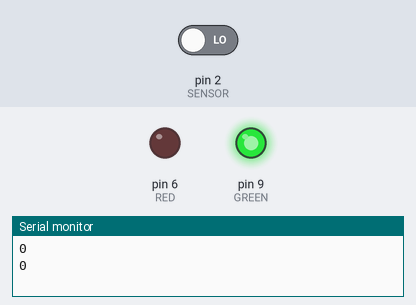
This sketch was run on a simulated Arduino Uno, built with avr-gcc and run on an emulated ATmega328P. Parts: output pins drawn as LEDs (lit = HIGH), the last lines printed to the serial monitor. The test bench sets the inputs (shaded band); at power-on: pin 2 (SENSOR) LOW.

Above: at 1.8 s.
1.9 s: pin 2 (SENSOR) driven HIGH
At 2.7 s:
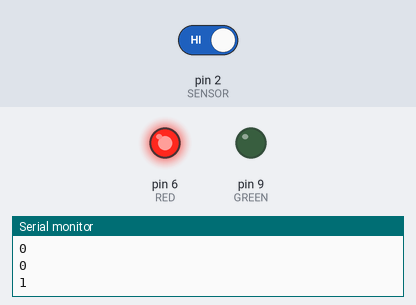
3.5 s: pin 2 (SENSOR) driven LOW
At 4.3 s:
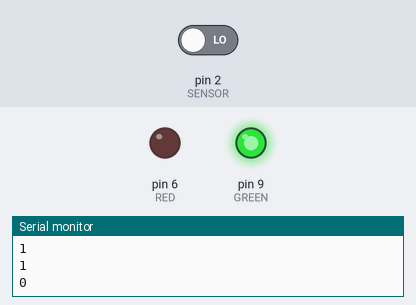
Timing chart, 0 to 6.5 s (numbered marks = the images above; inputs shaded):
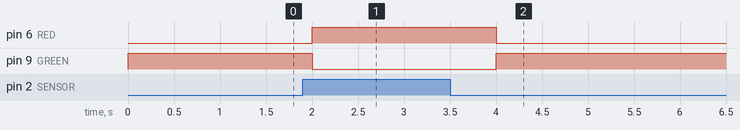

The sketch:

LightblockLED2Colores.ino
```cpp
int RED = 6;
int GREEN = 9;
int SENSOR = 2;
void setup() {
  pinMode(RED,OUTPUT);
  pinMode(GREEN,OUTPUT);
  pinMode(SENSOR,INPUT);
  Serial.begin(9600);
}
void loop() {
  if (digitalRead(SENSOR)==HIGH){
    analogWrite(RED,255);
    analogWrite(GREEN,0);
  }
  else{
    analogWrite(RED,0);
    analogWrite(GREEN,255);
  }
  delay(1);
  Serial.println(digitalRead(SENSOR));
  delay(1000);

}
```

Measured:
- after the input at 1.9 s, pin 6 (RED): LOW → HIGH after 0.10 s; pin 9 (GREEN): HIGH → LOW after 0.10 s
- after the input at 3.5 s, pin 6 (RED): HIGH → LOW after 0.50 s; pin 9 (GREEN): LOW → HIGH after 0.50 s
